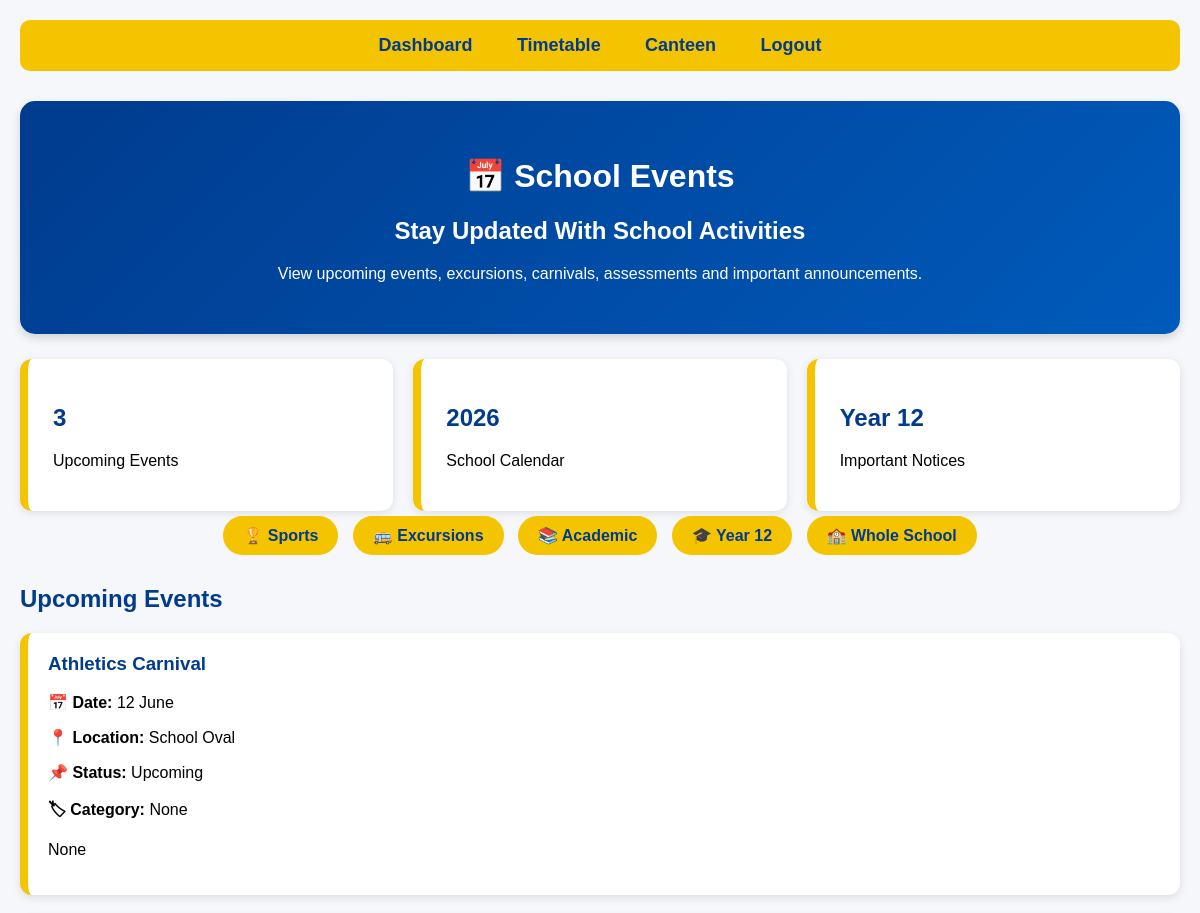
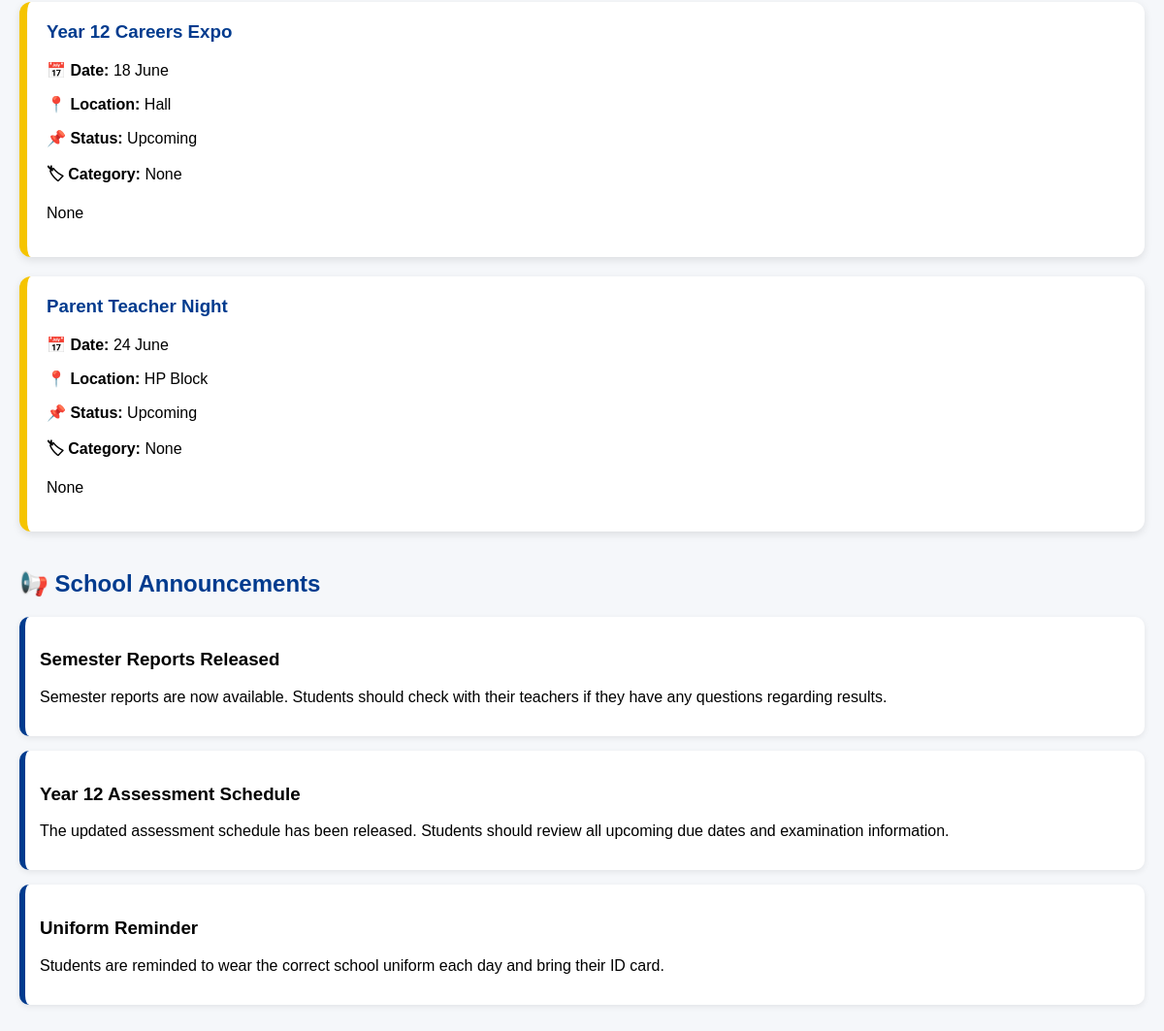
The app's page /events with its own data (2 pictures, top to bottom).
### school-system/app.py (models this page shows)
class Event(db.Model):
    id = db.Column(db.Integer, primary_key=True)
    date = db.Column(db.String(50))
    title = db.Column(db.String(100))
    location = db.Column(db.String(100))
    status = db.Column(db.String(50))
    description = db.Column(db.Text)
    category = db.Column(db.String(50))

### school-system/app.py (the view)
@app.route("/events")
def events():
    all_events = Event.query.all()
    return render_template(
        "events.html",
        events=all_events
    )

### school-system/templates/events.html (shortened to what this page needs)
<!DOCTYPE html>
<html>
<head>
    <link rel="stylesheet"
    href="{{ url_for('static', filename='style.css') }}">
</head>
<body>
    <nav>
        <a href="/dashboard">Dashboard</a>
        <a href="/timetable">Timetable</a>
        <a href="/canteen">Canteen</a>
        <a href="/logout">Logout</a>
    </nav>
    <div class="hero-event">
        <h1>📅 School Events</h1>
        <h2>Stay Updated With School Activities</h2>
        <p>
            View upcoming events, excursions, carnivals,
            assessments and important announcements.
        </p>
    </div>
    <div class="card-container">
        <div class="card">
            <h2>{{ events|length }}</h2>
            <p>Upcoming Events</p>
        </div>
        <div class="card">
            <h2>2026</h2>
            <p>School Calendar</p>
        </div>
        <div class="card">
            <h2>Year 12</h2>
            <p>Important Notices</p>
        </div>
    </div>
    <div class="event-buttons">
        <button>🏆 Sports</button>
        <button>🚌 Excursions</button>
        <button>📚 Academic</button>
        <button>🎓 Year 12</button>
        <button>🏫 Whole School</button>
    </div>
    <h2>Upcoming Events</h2>
    {% if events %}
        {% for event in events %}
        <div class="event-card">
            <h3>{{ event.title }}</h3>
            <p><strong>📅 Date:</strong> {{ event.date }}</p>
            <p><strong>📍 Location:</strong> {{ event.location }}</p>
            <p><strong>📌 Status:</strong> {{ event.status }}</p>
            <p><strong>🏷 Category:</strong> {{ event.category }}</p>
            <p>{{ event.description }}</p>
        </div>
        {% endfor %}
    {% endif %}
    <div class="announcement-section">
        <h2>📢 School Announcements</h2>
        <div class="announcement">
            <h3>Semester Reports Released</h3>
            <p>
                Semester reports are now available.
                Students should check with their teachers if
                they have any questions regarding results.
            </p>
        </div>
        <div class="announcement">
            <h3>Year 12 Assessment Schedule</h3>
            <p>
                The updated assessment schedule has been
                released. Students should review all upcoming
                due dates and examination information.
            </p>
        </div>
        <div class="announcement">
            <h3>Uniform Reminder</h3>
            <p>
                Students are reminded to wear the correct
                school uniform each day and bring their ID card.
            </p>
        </div>
    </div>
</body>
</html>

### school-system/static/style.css (style rules this page uses)
body { font-family: Arial, sans-serif; background-color: #f5f7fa; margin: 0; padding: 20px; }
nav { background: #f5c400; padding: 15px; border-radius: 10px; margin-bottom: 30px; text-align: center; }
nav a { color: #003b8e; text-decoration: none; font-weight: bold; margin: 0 20px; font-size: 18px; }
h1, h2 { color: #003b8e; }
.card-container { display: flex; gap: 20px; flex-wrap: wrap; }
.card { flex: 1; min-width: 250px; background: white; padding: 25px; border-left: 8px solid #f5c400; border-radius: 12px; box-shadow: 0 2px 8px rgba(0,0,0,0.1); }
button { width: 100%; padding: 12px; margin-top: 18px; border: none; border-radius: 6px; background: #003b8e; color: white; font-size: 16px; cursor: pointer; }
.hero-event { background: linear-gradient(135deg,#003b8e,#005bbb); color:white; padding:35px; border-radius:15px; text-align:center; margin-bottom:25px; box-shadow:0 4px 10px rgba(0,0,0,0.15); }
.hero-event h1, .hero-event h2 { color:white; }
.event-buttons { text-align:center; margin-bottom:25px; }
.event-buttons button { width:auto; background:#f5c400; color:#003b8e; font-weight:bold; margin:5px; padding:10px 20px; border:none; border-radius:20px; }
.event-card { background:white; margin-bottom:20px; padding:20px; border-left:8px solid #f5c400; border-radius:12px; box-shadow:0 3px 8px rgba(0,0,0,0.1); transition:0.2s; }
.event-card h3 { margin-top:0; color:#003b8e; }
.announcement-section { margin-top:40px; }
.announcement { background:white; padding:15px; margin-bottom:15px; border-left:6px solid #003b8e; border-radius:10px; box-shadow:0 2px 6px rgba(0,0,0,0.08); }

### records on screen
Event: title "Athletics Carnival", date "12 June", location "School Oval", status "Upcoming", category "None", description "None"
Event: title "Year 12 Careers Expo", date "18 June", location "Hall", status "Upcoming", category "None", description "None"
Event: title "Parent Teacher Night", date "24 June", location "HP Block", status "Upcoming", category "None", description "None"

### other values on screen
{{ events|length }} "3"
